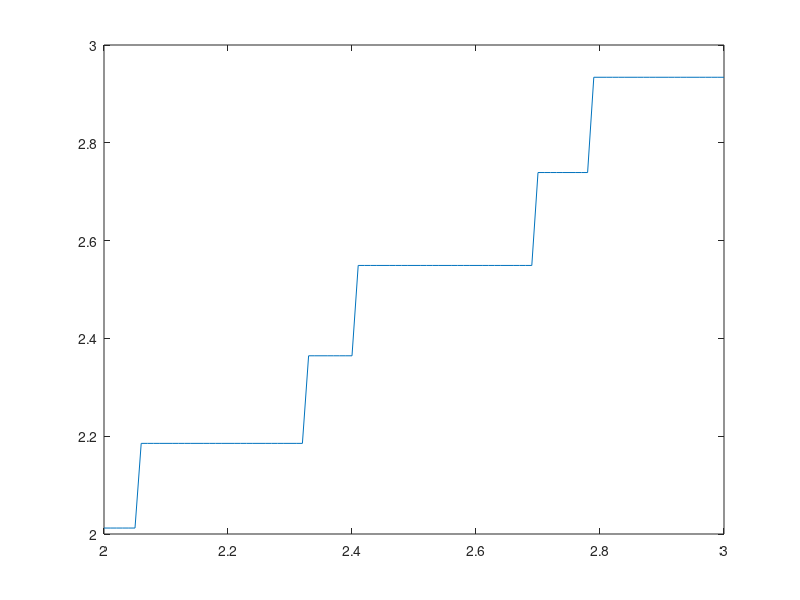

Write MATLAB code to recreate this figure.
n = 100;
x3 = 3 * ones(n, 1);
x2 = 2 * ones(n-1, 1);
x1 = ones(n-2,1);
A3 = diag(x3);
A2_1 = diag(x2, -1);
A2_2 = diag(x2, 1);
A1_1 = diag(x1, -2);
A1_2 = diag(x1, 2);

A = A3+A2_1+A2_2+A1_1+A1_2;


x = ones(n, 1);

interval = 0.01;
x2 = 3;
x1 = 2;

q = (x2-x1)/ interval +1;

sigma = linspace(2, 3, q);

I_ = ones(1, n);
I = diag(I_);

maxit = 2000;
tol = 1e-05;

for i = 1:numel(sigma)
    shift = sigma(i);
    x = ones(100, 1);
    for it = 1:maxit
        r = 0;
        w = (shift*I-A)\x;
        x = w / norm(w);
        l1 = dot(x, x);
        l2 = dot(x,(shift*I-A)\x);
        lambda = shift -l1/l2;
        r = norm(A*x - lambda*x);
        if r < tol
            break;
        end    
        t = it;
    end
    s(i) = shift;
    l(i) = lambda;
end

plot(s,l)
% semilogy(t,T_)

